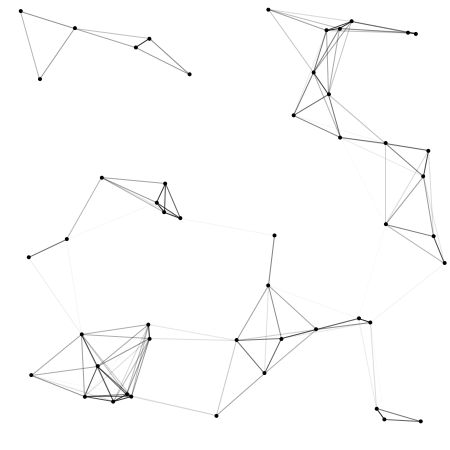
Frame 1 (no input)
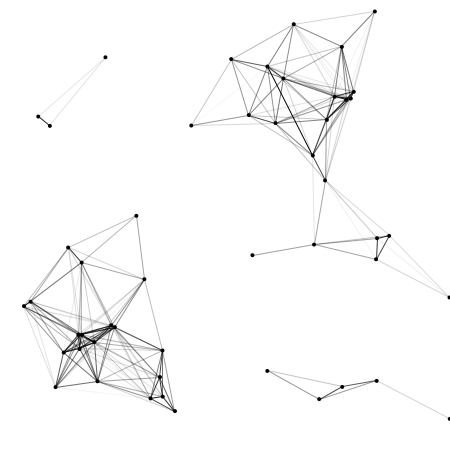
Frame 60 (the mouse pressed at the canvas centre just before this capture)
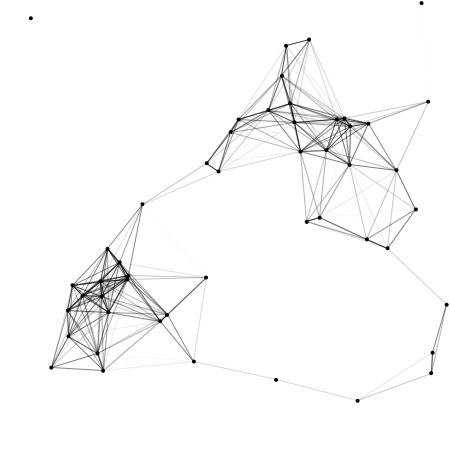
Frame 120 (the mouse held since frame 60 and released just before this capture)

The Processing sketch that drew these frames (run headless with seeded random() and noise(); from frame 60 on, the mouse is pressed at the canvas centre):

// Processing sketch: processing_46828
// ── processing_46828.pde

Ball[] balls;
int numBalls = 50;
float minDist = 100.0;
float springAmount = 0.0005;

void setup() {
  frameRate(30);
  size(450, 450);
  smooth();
  
  balls = new Ball[numBalls];
  for (int i = 0; i < numBalls; i++) {
    Ball ball = new Ball(2, color(#000000));
    ball.x = random(0, width);
    ball.y = random(0, height);
    ball.vx = random(-3, 3);
    ball.vy = random(-3, 3);
    balls[i] = ball;
  }
}

void draw() {
  background(255);
  
  for (int i = 0; i < numBalls; i++) {
    Ball ball = balls[i];
    ball.x += ball.vx;
    ball.y += ball.vy;
    if (ball.x > width) {
      ball.x = 0;
    } else if (ball.x < 0) {
      ball.x = width;
    }
    if (ball.y > height) {
      ball.y = 0;
    } else if (ball.y < 0) {
      ball.y = height;
    }
  }
  
  for (int i = 0; i < numBalls - 1; i++) {
    Ball partA = balls[i];
    for (int j = i + 1; j < numBalls; j++) {
      Ball partB = balls[j];
      spring(partA, partB);
    }
  }
  
  for (int i = 0; i < numBalls; i++) {
    balls[i].draw();
  }
}

void spring(Ball partA, Ball partB) {
  float dx = partB.x - partA.x;
  float dy = partB.y - partA.y;
  float dist = sqrt(dx * dx + dy * dy);
  if (dist < minDist) {
    strokeWeight(1);
    stroke(color(#000000, 255 - 255 * (dist / minDist)));
    line(partA.x, partA.y, partB.x, partB.y);
    float ax = dx * springAmount;
    float ay = dy * springAmount;
    partA.vx += ax;
    partA.vy += ay;
    partB.vx -= ax;
    partB.vy -= ay;
  }
}

class Ball {
  float x;
  float y;
  float vx;
  float vy;
  float r;
  color c;
  
  Ball() {
    this.r = 20;
    this.c = color(#000000);
  }
  
  Ball(float r, color c) {
    this.r = r;
    this.c = c;
  }
  
  void draw() {
    fill(c);
    noStroke();
    ellipse(x, y, r * 2, r * 2);
  }
}
